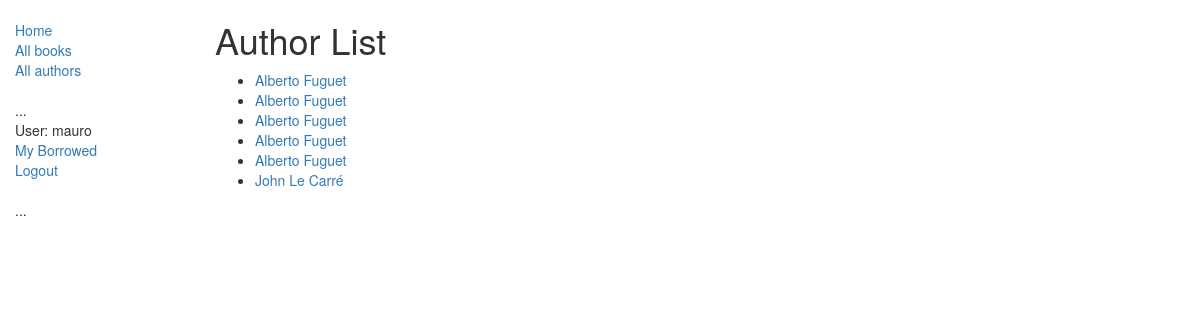
/catalog/authors/ (signed in), run on the app's committed database.
### catalog/models.py (models this page shows, shortened)
class Author(models.Model):
    first_name = models.CharField(max_length=100)
    last_name = models.CharField(max_length=100)
    date_of_birth = models.DateField(null=True, blank=True)
    date_of_death = models.DateField('Died', null=True, blank=True)
    class Meta:
        ordering = ["last_name","first_name"]
    def get_absolute_url(self):
        return reverse('author-detail', args=[str(self.id)])

### catalog/views.py (the view)
class AuthorListView(generic.ListView):
    model = Author
    paginate_by = 10

### catalog/templates/catalog/author_list.html
{% extends "base_generic.html" %}
{% block content %}
    <h1>Author List</h1>
    {% if author_list %}
    <ul>
      {% for author in author_list %}
      <li>
        <a href="{{ author.get_absolute_url }}">{{ author.first_name }} {{ author.last_name }}</a>
      </li>
      {% endfor %}
    </ul>
    {% else %}
      <p>There are no authors in the library.</p>
    {% endif %}
{% endblock %}

### catalog/templates/base_generic.html (shortened to what this page needs)
<!DOCTYPE html>
<html lang="en">
<head>
  <link rel="stylesheet" href="https://maxcdn.bootstrapcdn.com/bootstrap/3.3.7/css/bootstrap.min.css">
  {% load static %}
  <link rel="stylesheet" href="{% static 'css/styles.css' %}">
</head>
<body>
  <div class="container-fluid">
    <div class="row">
      <div class="col-sm-2">
      {% block sidebar %}
      <ul class="sidebar-nav">
          <li><a href="{% url 'index' %}">Home</a></li>
          <li><a href="{% url 'books' %}">All books</a></li>
          <li><a href="{% url 'authors' %}">All authors</a></li>
      </ul>
      <ul class="sidebar-nav">
            ...
           {% if user.is_authenticated %}
             <li>User: {{ user.get_username }}</li>
             <li><a href="{% url 'my-borrowed' %}">My Borrowed</a></li>
             <li><a href="{% url 'logout'%}?next={{request.path}}">Logout</a></li>
           {% else %}
             <li><a href="{% url 'login'%}?next={{request.path}}">Login</a></li>
           {% endif %}
      </ul>
      <ul class="sidebar-nav">
            ...
      </ul>
     {% endblock %}
      </div>
      <div class="col-sm-10 ">
      {% block content %}{% endblock %}
      </div>
    </div>
  </div>
</body>
</html>

### catalog/static/css/styles.css (style rules this page uses)
.sidebar-nav { margin-top: 20px; padding: 0; list-style: none; }

### data on the page
Author: first_name "Alberto", last_name "Fuguet"
Author: first_name "Alberto", last_name "Fuguet"
Author: first_name "Alberto", last_name "Fuguet"
Author: first_name "Alberto", last_name "Fuguet"
Author: first_name "Alberto", last_name "Fuguet"
Author: first_name "John", last_name "Le Carré"

### other printed values
{{ user.get_username }} "mauro"
